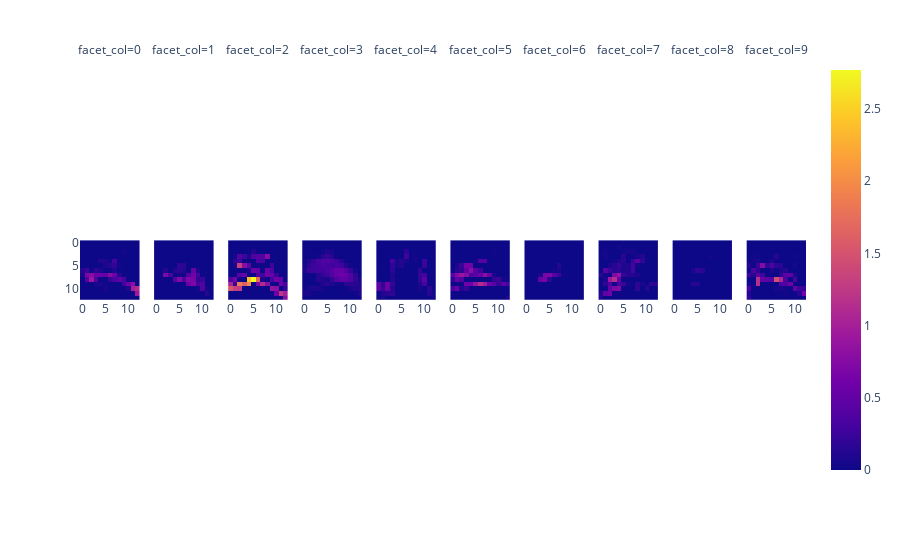

This figure's notebook cell:
### Code cell
imgs = x_train[:1000]
convs =  reduce(lambda x, l: l.forward(x), nn[:4], imgs) #nn[1].forward(nn[0].forward(img))
convs.shape
px.imshow(convs[TARGET_IMG], facet_col=2, facet_col_wrap=10)

### Figure 1 — Plotly figure (JSON) as saved in the notebook; plotly's stock layout.template omitted (floating-point values rounded to 4 significant figures; data arrays with more than 128 entries replaced by an {"elided": "..."} marker saying what was removed)
{"data": [{"coloraxis": "coloraxis", "hovertemplate": "x: %{x}<br>y: %{y}<br>color: %{z}<extra></extra>", "name": "0", "type": "heatmap", "xaxis": "x", "yaxis": "y", "z": {"elided": "13x13 float values"}}, {"coloraxis": "coloraxis", "hovertemplate": "x: %{x}<br>y: %{y}<br>color: %{z}<extra></extra>", "name": "1", "type": "heatmap", "xaxis": "x2", "yaxis": "y2", "z": {"elided": "13x13 float values"}}, {"coloraxis": "coloraxis", "hovertemplate": "x: %{x}<br>y: %{y}<br>color: %{z}<extra></extra>", "name": "2", "type": "heatmap", "xaxis": "x3", "yaxis": "y3", "z": {"elided": "13x13 float values"}}, {"coloraxis": "coloraxis", "hovertemplate": "x: %{x}<br>y: %{y}<br>color: %{z}<extra></extra>", "name": "3", "type": "heatmap", "xaxis": "x4", "yaxis": "y4", "z": {"elided": "13x13 float values"}}, {"coloraxis": "coloraxis", "hovertemplate": "x: %{x}<br>y: %{y}<br>color: %{z}<extra></extra>", "name": "4", "type": "heatmap", "xaxis": "x5", "yaxis": "y5", "z": {"elided": "13x13 float values"}}, {"coloraxis": "coloraxis", "hovertemplate": "x: %{x}<br>y: %{y}<br>color: %{z}<extra></extra>", "name": "5", "type": "heatmap", "xaxis": "x6", "yaxis": "y6", "z": {"elided": "13x13 float values"}}, {"coloraxis": "coloraxis", "hovertemplate": "x: %{x}<br>y: %{y}<br>color: %{z}<extra></extra>", "name": "6", "type": "heatmap", "xaxis": "x7", "yaxis": "y7", "z": {"elided": "13x13 float values"}}, {"coloraxis": "coloraxis", "hovertemplate": "x: %{x}<br>y: %{y}<br>color: %{z}<extra></extra>", "name": "7", "type": "heatmap", "xaxis": "x8", "yaxis": "y8", "z": {"elided": "13x13 float values"}}, {"coloraxis": "coloraxis", "hovertemplate": "x: %{x}<br>y: %{y}<br>color: %{z}<extra></extra>", "name": "8", "type": "heatmap", "xaxis": "x9", "yaxis": "y9", "z": {"elided": "13x13 float values"}}, {"coloraxis": "coloraxis", "hovertemplate": "x: %{x}<br>y: %{y}<br>color: %{z}<extra></extra>", "name": "9", "type": "heatmap", "xaxis": "x10", "yaxis": "y10", "z": {"elided": "13x13 float values"}}], "layout": {"annotations": [{"font": {}, "showarrow": false, "text": "facet_col=0", "x": 0.041, "xanchor": "center", "xref": "paper", "y": 1, "yanchor": "bottom", "yref": "paper"}, {"font": {}, "showarrow": false, "text": "facet_col=1", "x": 0.143, "xanchor": "center", "xref": "paper", "y": 1, "yanchor": "bottom", "yref": "paper"}, {"font": {}, "showarrow": false, "text": "facet_col=2", "x": 0.245, "xanchor": "center", "xref": "paper", "y": 1, "yanchor": "bottom", "yref": "paper"}, {"font": {}, "showarrow": false, "text": "facet_col=3", "x": 0.347, "xanchor": "center", "xref": "paper", "y": 1, "yanchor": "bottom", "yref": "paper"}, {"font": {}, "showarrow": false, "text": "facet_col=4", "x": 0.449, "xanchor": "center", "xref": "paper", "y": 1, "yanchor": "bottom", "yref": "paper"}, {"font": {}, "showarrow": false, "text": "facet_col=5", "x": 0.551, "xanchor": "center", "xref": "paper", "y": 1, "yanchor": "bottom", "yref": "paper"}, {"font": {}, "showarrow": false, "text": "facet_col=6", "x": 0.653, "xanchor": "center", "xref": "paper", "y": 1, "yanchor": "bottom", "yref": "paper"}, {"font": {}, "showarrow": false, "text": "facet_col=7", "x": 0.755, "xanchor": "center", "xref": "paper", "y": 1, "yanchor": "bottom", "yref": "paper"}, {"font": {}, "showarrow": false, "text": "facet_col=8", "x": 0.857, "xanchor": "center", "xref": "paper", "y": 1, "yanchor": "bottom", "yref": "paper"}, {"font": {}, "showarrow": false, "text": "facet_col=9", "x": 0.959, "xanchor": "center", "xref": "paper", "y": 1, "yanchor": "bottom", "yref": "paper"}], "coloraxis": {"colorscale": [[0, "#0d0887"], [0.1111, "#46039f"], [0.2222, "#7201a8"], [0.3333, "#9c179e"], [0.4444, "#bd3786"], [0.5556, "#d8576b"], [0.6667, "#ed7953"], [0.7778, "#fb9f3a"], [0.8889, "#fdca26"], [1, "#f0f921"]]}, "margin": {"t": 60}, "xaxis": {"anchor": "y", "constrain": "domain", "domain": [0, 0.082], "scaleanchor": "y"}, "xaxis10": {"anchor": "y10", "domain": [0.918, 1], "matches": "x"}, "xaxis2": {"anchor": "y2", "domain": [0.102, 0.184], "matches": "x"}, "xaxis3": {"anchor": "y3", "domain": [0.204, 0.286], "matches": "x"}, "xaxis4": {"anchor": "y4", "domain": [0.306, 0.388], "matches": "x"}, "xaxis5": {"anchor": "y5", "domain": [0.408, 0.49], "matches": "x"}, "xaxis6": {"anchor": "y6", "domain": [0.51, 0.592], "matches": "x"}, "xaxis7": {"anchor": "y7", "domain": [0.612, 0.694], "matches": "x"}, "xaxis8": {"anchor": "y8", "domain": [0.714, 0.796], "matches": "x"}, "xaxis9": {"anchor": "y9", "domain": [0.816, 0.898], "matches": "x"}, "yaxis": {"anchor": "x", "autorange": "reversed", "constrain": "domain", "domain": [0, 1]}, "yaxis10": {"anchor": "x10", "domain": [0, 1], "matches": "y", "showticklabels": false}, "yaxis2": {"anchor": "x2", "domain": [0, 1], "matches": "y", "showticklabels": false}, "yaxis3": {"anchor": "x3", "domain": [0, 1], "matches": "y", "showticklabels": false}, "yaxis4": {"anchor": "x4", "domain": [0, 1], "matches": "y", "showticklabels": false}, "yaxis5": {"anchor": "x5", "domain": [0, 1], "matches": "y", "showticklabels": false}, "yaxis6": {"anchor": "x6", "domain": [0, 1], "matches": "y", "showticklabels": false}, "yaxis7": {"anchor": "x7", "domain": [0, 1], "matches": "y", "showticklabels": false}, "yaxis8": {"anchor": "x8", "domain": [0, 1], "matches": "y", "showticklabels": false}, "yaxis9": {"anchor": "x9", "domain": [0, 1], "matches": "y", "showticklabels": false}}}
